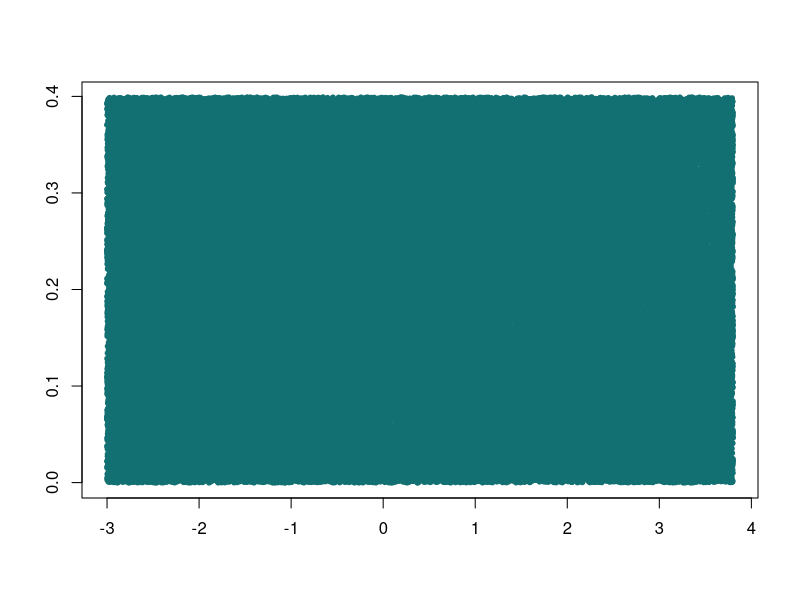
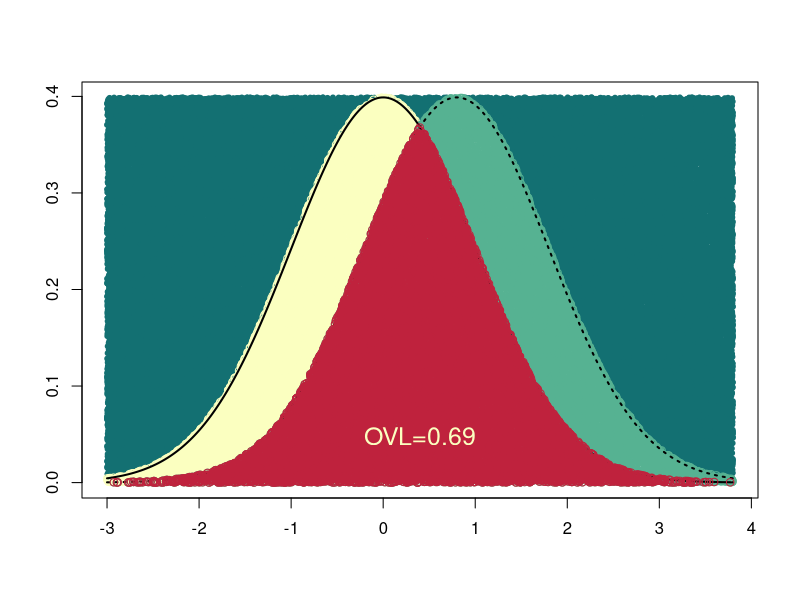

These figures' R source, in order:
####################################################
# Demonstration: Monte carlo estimation of overlap coefficient for
# two normal distributions
# (AKA numerical integration using monte carlo methods)
# 
# Source:
# https://rpsychologist.com/calculating-the-overlap-of-two-normal-distributions-using-monte-carlo-integration
####################################################

# Numerical integration using monte carlo methods
set.seed(456456)
n <- 100000	# Number of random points to use

# Uses two standard normal distributions whose means differ
# by 0.8 (ie., Cohen's d = 0.8)

# Mean and SD of the two distributions
mu1 <- 0
sd1 <- 1
mu2 <- 0.8 # i.e. cohen's d = 0.8
sd2 <- 1

# The x-axis value
# +/- 3 SDs
xs <- seq(min(mu1 - 3*sd1, mu2 - 3*sd2), max(mu1 + 3*sd1, mu2 + 3*sd2), length.out=n)

# Exact y-axis values
# Used for plotting the distribution lines 
# and setting upper limit when pulling the random values
f1 <- dnorm(xs, mean=mu1, sd=sd1) # dist1
f2 <- dnorm(xs, mean=mu2, sd=sd2) # dist2

# Random y-axis values
# Generate n uniform-random points within the domain defined
# by the range of x-values and y-value of both distributions
# I.e., sample x,y from uniform dist
ps <- matrix(c(runif(n, min(xs), max(xs)), runif(n, min=0, max=max(f1,f2)) ), ncol=2) 

# Generate vectors indicating whether the random points 
# fall under each distribution
z1<- ps[,2] <= dnorm(ps[,1], mu1, sd1) # Falls under dist1
z2<- ps[,2] <= dnorm(ps[,1], mu2, sd2) # Falls under dist2
z12 <- z1 | z2 # Falls under either dist1 or dist; i.e., union

# Fall under both dist1 & dist2; i.e., overlap
z3 <- ps[,2] <= pmin(dnorm(ps[,1], mu1, sd1), dnorm(ps[,1], mu2, sd2))
z3 <- z1 & z2 # Simpler method

# Calculate OVL
# This is the generic solution, uses average of overlap with 
# dist1 & dist2
ovl <- (sum(z3)/sum(z1) + sum(z3)/sum(z2))/2

##################################
# Make the plot
##################################

# All random points (for comparison only)
plot(ps, col='#137072', pch=20, ylim=c(0, max(f1,f2)), xlim=range(xs), xlab="", ylab="")

# All points minus the joint distributions
plot(ps[!z12, 1], ps[!z12, 2], col='#137072', pch=20, ylim=c(0, max(f1,f2)), xlim=range(xs), xlab="", ylab="")

points(ps[z1,1], ps[z1,2], col="#FBFFC0")		# Dist1 points
points(ps[z2,1], ps[z2,2], col="#56B292")		# Dist2 points

# Plot lines of the actual distributions
lines(xs, f1, lwd=2)
lines(xs, f2, lty="dotted",lwd=2)

# Overlap points
points(ps[z3, 1], ps[z3,2], col="#BF223D")	# Overlap points


# Add overlap legend
ovl.text <- format( round(ovl,2), nsmall=2)
leg.x <- min(xs) + 0.5*(max(xs)-min(xs))
leg.y <- 0.12*max(f1,f2)
text(leg.x, leg.y, paste0("OVL=", ovl.text), col="#FBFFC0", cex=1.5)
